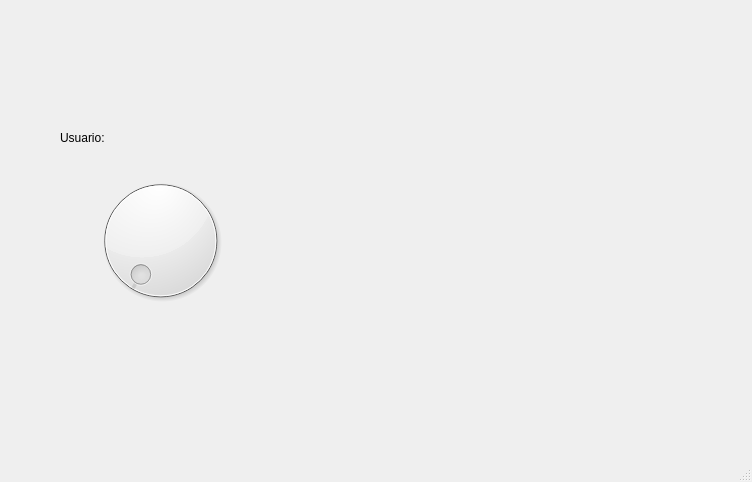
<?xml version="1.0" encoding="UTF-8"?>
<ui version="4.0">
 <class>MainWindow</class>
 <widget class="QMainWindow" name="MainWindow">
  <property name="geometry">
   <rect>
    <x>0</x>
    <y>0</y>
    <width>752</width>
    <height>482</height>
   </rect>
  </property>
  <property name="windowTitle">
   <string>MainWindow</string>
  </property>
  <widget class="QWidget" name="centralwidget">
   <widget class="QLabel" name="label">
    <property name="geometry">
     <rect>
      <x>20</x>
      <y>10</y>
      <width>121</width>
      <height>71</height>
     </rect>
    </property>
    <property name="text">
     <string/>
    </property>
    <property name="pixmap">
     <pixmap resource="../Imagenes/recursos.qrc">:/Logos/logoUat.png</pixmap>
    </property>
    <property name="scaledContents">
     <bool>true</bool>
    </property>
   </widget>
   <widget class="QLabel" name="label_4">
    <property name="geometry">
     <rect>
      <x>620</x>
      <y>0</y>
      <width>121</width>
      <height>71</height>
     </rect>
    </property>
    <property name="text">
     <string/>
    </property>
    <property name="pixmap">
     <pixmap resource="../Imagenes/recursos.qrc">:/Logos/FI_LOGO.png</pixmap>
    </property>
    <property name="scaledContents">
     <bool>true</bool>
    </property>
   </widget>
   <widget class="QLabel" name="label_5">
    <property name="geometry">
     <rect>
      <x>620</x>
      <y>350</y>
      <width>121</width>
      <height>71</height>
     </rect>
    </property>
    <property name="text">
     <string/>
    </property>
    <property name="pixmap">
     <pixmap resource="../Imagenes/recursos.qrc">:/Logos/equipo.jpeg</pixmap>
    </property>
    <property name="scaledContents">
     <bool>true</bool>
    </property>
   </widget>
   <widget class="QLabel" name="img_persona">
    <property name="geometry">
     <rect>
      <x>350</x>
      <y>140</y>
      <width>271</width>
      <height>131</height>
     </rect>
    </property>
    <property name="text">
     <string/>
    </property>
    <property name="pixmap">
     <pixmap resource="../Imagenes/recursos.qrc">:/Logos/FI_LOGO.png</pixmap>
    </property>
    <property name="scaledContents">
     <bool>true</bool>
    </property>
   </widget>
   <widget class="QLabel" name="label_2">
    <property name="geometry">
     <rect>
      <x>60</x>
      <y>130</y>
      <width>58</width>
      <height>16</height>
     </rect>
    </property>
    <property name="text">
     <string>Usuario:</string>
    </property>
   </widget>
   <widget class="QDial" name="dial_team">
    <property name="geometry">
     <rect>
      <x>90</x>
      <y>170</y>
      <width>141</width>
      <height>141</height>
     </rect>
    </property>
   </widget>
  </widget>
  <widget class="QMenuBar" name="menubar">
   <property name="geometry">
    <rect>
     <x>0</x>
     <y>0</y>
     <width>752</width>
     <height>24</height>
    </rect>
   </property>
  </widget>
  <widget class="QStatusBar" name="statusbar"/>
 </widget>
 <resources>
  <include location="../Imagenes/recursos.qrc"/>
 </resources>
 <connections/>
</ui>
